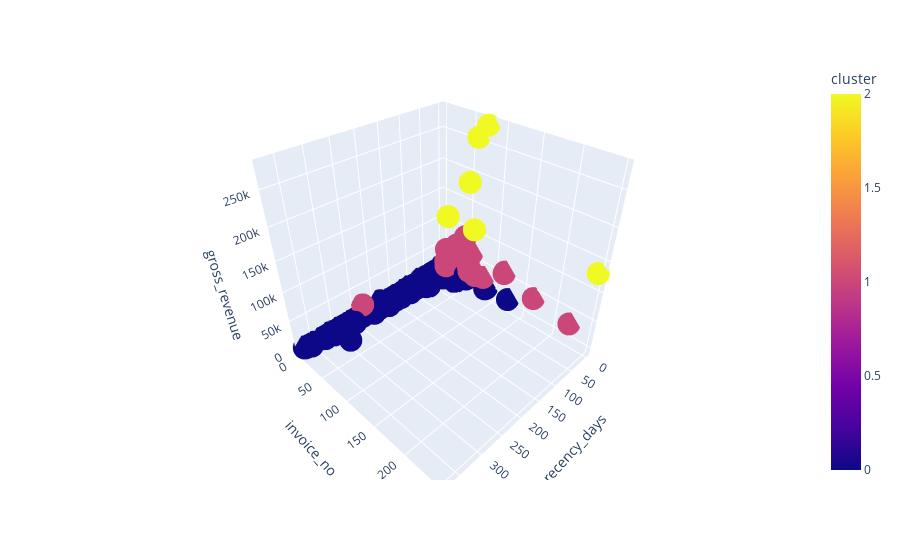

This figure's notebook cell:
### Markdown cell above
## <font color='black'> 9.1. Visualization Inspection </font>

### Code cell
fig = px.scatter_3d(df9, x='recency_days', y='invoice_no', z='gross_revenue', color='cluster')
fig.show()

### Figure 1 — Plotly figure (JSON) as saved in the notebook; plotly's stock layout.template omitted (floating-point values rounded to 4 significant figures; data arrays with more than 128 entries replaced by an {"elided": "..."} marker saying what was removed)
{"data": [{"hovertemplate": "recency_days=%{x}<br>invoice_no=%{y}<br>gross_revenue=%{z}<br>cluster=%{marker.color}<extra></extra>", "legendgroup": "", "marker": {"color": {"elided": "4370 int values"}, "coloraxis": "coloraxis", "symbol": "circle"}, "mode": "markers", "name": "", "scene": "scene", "showlegend": false, "type": "scatter3d", "x": {"elided": "4370 int values"}, "y": {"elided": "4370 int values"}, "z": {"elided": "4370 float values"}}], "layout": {"coloraxis": {"colorbar": {"title": {"text": "cluster"}}, "colorscale": [[0, "#0d0887"], [0.1111, "#46039f"], [0.2222, "#7201a8"], [0.3333, "#9c179e"], [0.4444, "#bd3786"], [0.5556, "#d8576b"], [0.6667, "#ed7953"], [0.7778, "#fb9f3a"], [0.8889, "#fdca26"], [1, "#f0f921"]]}, "legend": {"tracegroupgap": 0}, "margin": {"t": 60}, "scene": {"domain": {"x": [0, 1], "y": [0, 1]}, "xaxis": {"title": {"text": "recency_days"}}, "yaxis": {"title": {"text": "invoice_no"}}, "zaxis": {"title": {"text": "gross_revenue"}}}}}
